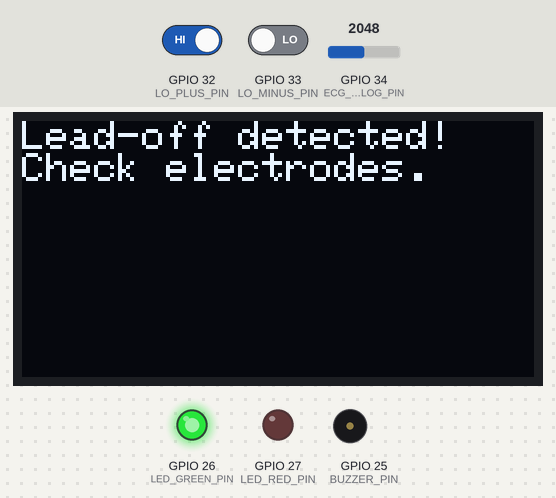
A sketch run on a simulated ESP32. Shown: 128×64 one-colour display, output pins drawn as LEDs (lit = HIGH), buzzer (waves = sounding, pin HIGH). The inputs (shaded band) are chosen by the test bench; at power-on: GPIO 32 (LO_PLUS_PIN) HIGH, GPIO 33 (LO_MINUS_PIN) LOW, GPIO 34 (ECG_ANALOG_PIN) = 2048. WiFi joins after 1.5 s; servers stay silent unless stated; what the sketch prints to the serial monitor is not drawn.

Above: at 2.7 s.
2.8 s: GPIO 32 (LO_PLUS_PIN) driven LOW
At 4.0 s:
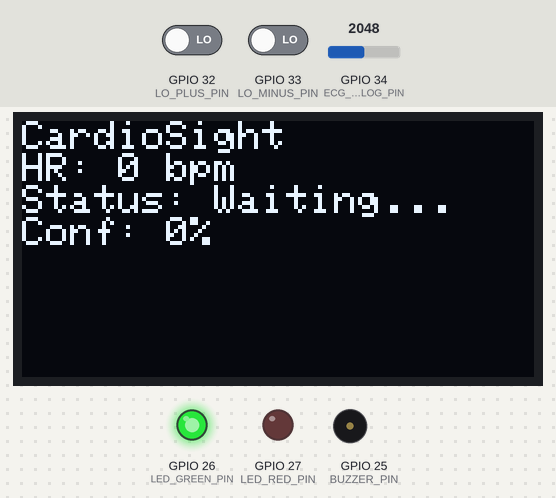
4.3 s: GPIO 32 (LO_PLUS_PIN) driven HIGH
At 5.3 s:
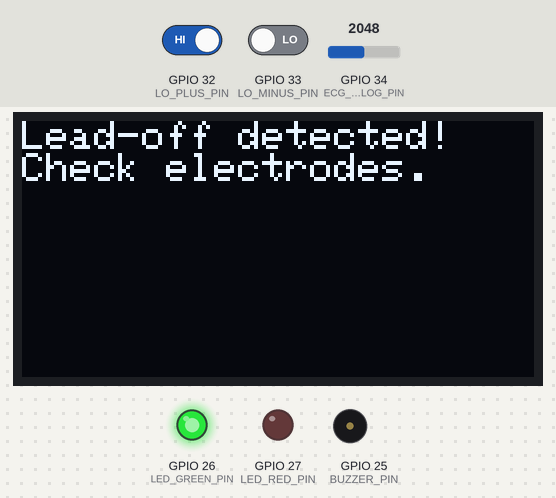
Timing chart, 0 to 7.3 s (numbered marks = the images above; inputs shaded):
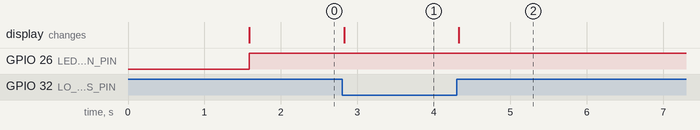

The sketch:

CardioSight_ESP32_firmware.ino
```cpp
/*
  =====================================================================
  CardioSight — ECG Acquisition, Transmission & Display Firmware
  Platform     : ESP32 Dev Board
  Sensor       : AD8232 Single-Lead ECG Front-End (or ADS1292R via SPI)
  Author       : <Your Name>
  College      : <Your College Name>
  =====================================================================

  FUNCTION:
  - Samples raw ECG from AD8232 analog output at a fixed rate (500 Hz)
  - Detects lead-off (electrode disconnect) using AD8232's LO+/LO- pins
  - Buffers ~4 seconds of samples and sends them to the Python ML
    backend (inference_server.py) over WiFi (HTTP POST)
  - Receives back a JSON prediction {label, confidence, heart_rate_bpm}
  - Displays heart rate + diagnostic label on the OLED
  - Drives a status LED (green=normal, red=abnormal) and buzzer alert
    when an arrhythmia / abnormal indication is returned

  LIBRARIES REQUIRED (Arduino IDE > Library Manager):
  - WiFi.h, HTTPClient.h (built-in with ESP32 board package)
  - ArduinoJson (for parsing the prediction response)
  - Adafruit_SSD1306 + Adafruit_GFX (OLED display)
  =====================================================================
*/

#include <WiFi.h>
#include <HTTPClient.h>
#include <ArduinoJson.h>
#include <Wire.h>
#include <Adafruit_GFX.h>
#include <Adafruit_SSD1306.h>

// ---------------------- USER CONFIG ---------------------------------
const char* WIFI_SSID     = "YOUR_WIFI_SSID";
const char* WIFI_PASSWORD = "YOUR_WIFI_PASSWORD";
const char* SERVER_URL    = "http://<YOUR_PC_IP>:5000/predict"; // inference_server.py --mode wifi

// ---------------------- PIN MAP --------------------------------------
#define ECG_ANALOG_PIN   34    // AD8232 OUTPUT
#define LO_PLUS_PIN      32    // AD8232 LO+ (lead-off detect)
#define LO_MINUS_PIN     33    // AD8232 LO-
#define LED_GREEN_PIN    26
#define LED_RED_PIN      27
#define BUZZER_PIN       25
#define OLED_SDA         21
#define OLED_SCL         22
#define SCREEN_WIDTH     128
#define SCREEN_HEIGHT     64

// ---------------------- SAMPLING CONFIG --------------------------------
const int SAMPLE_RATE_HZ   = 500;
const int BUFFER_SECONDS   = 4;
const int BUFFER_SIZE      = SAMPLE_RATE_HZ * BUFFER_SECONDS;   // 2000 samples
float ecgBuffer[BUFFER_SIZE];
int bufferIndex = 0;
unsigned long lastSampleMicros = 0;
const unsigned long SAMPLE_INTERVAL_US = 1000000UL / SAMPLE_RATE_HZ;

Adafruit_SSD1306 display(SCREEN_WIDTH, SCREEN_HEIGHT, &Wire, -1);

String lastLabel = "Waiting...";
float  lastHR    = 0;
float  lastConfidence = 0;

void setup() {
  Serial.begin(115200);

  pinMode(LO_PLUS_PIN, INPUT);
  pinMode(LO_MINUS_PIN, INPUT);
  pinMode(LED_GREEN_PIN, OUTPUT);
  pinMode(LED_RED_PIN, OUTPUT);
  pinMode(BUZZER_PIN, OUTPUT);
  digitalWrite(BUZZER_PIN, LOW);

  Wire.begin(OLED_SDA, OLED_SCL);
  if (!display.begin(SSD1306_SWITCHCAPVCC, 0x3C)) {
    Serial.println(F("OLED init failed"));
  }
  display.clearDisplay();
  display.setTextColor(SSD1306_WHITE);
  display.setTextSize(1);
  display.setCursor(0, 0);
  display.println("CardioSight Booting...");
  display.display();

  connectWiFi();
}

void loop() {
  // ---------- 1. Lead-off check ----------
  bool leadOff = (digitalRead(LO_PLUS_PIN) == HIGH) || (digitalRead(LO_MINUS_PIN) == HIGH);

  // ---------- 2. Sample ECG at fixed interval ----------
  unsigned long nowMicros = micros();
  if (!leadOff && (nowMicros - lastSampleMicros >= SAMPLE_INTERVAL_US)) {
    lastSampleMicros = nowMicros;
    int raw = analogRead(ECG_ANALOG_PIN);
    float voltage = (raw / 4095.0) * 3.3;
    ecgBuffer[bufferIndex++] = voltage;

    if (bufferIndex >= BUFFER_SIZE) {
      sendBufferForInference();
      bufferIndex = 0;  // reset buffer for next window
    }
  }

  // ---------- 3. Update display / alerts every loop ----------
  updateDisplay(leadOff);
  handleAlertOutputs();

  delay(2); // small yield; sampling handled via micros() timing above
}

// ---------------------- HELPER FUNCTIONS ------------------------------

void connectWiFi() {
  WiFi.begin(WIFI_SSID, WIFI_PASSWORD);
  Serial.print("Connecting to WiFi");
  int attempts = 0;
  while (WiFi.status() != WL_CONNECTED && attempts < 20) {
    delay(500);
    Serial.print(".");
    attempts++;
  }
  Serial.println(WiFi.status() == WL_CONNECTED ? "\nConnected!" : "\nWiFi failed - check credentials.");
}

void sendBufferForInference() {
  if (WiFi.status() != WL_CONNECTED) {
    Serial.println("WiFi not connected - skipping inference call.");
    return;
  }

  // Build compact JSON payload: {"samples":[v1,v2,...]}
  String payload = "{\"samples\":[";
  for (int i = 0; i < BUFFER_SIZE; i++) {
    payload += String(ecgBuffer[i], 4);
    if (i < BUFFER_SIZE - 1) payload += ",";
  }
  payload += "]}";

  HTTPClient http;
  http.begin(SERVER_URL);
  http.addHeader("Content-Type", "application/json");
  int httpCode = http.POST(payload);

  if (httpCode == 200) {
    String response = http.getString();
    StaticJsonDocument<256> doc;
    DeserializationError err = deserializeJson(doc, response);
    if (!err) {
      lastLabel      = doc["label"].as<String>();
      lastHR         = doc["heart_rate_bpm"].as<float>();
      lastConfidence = doc["confidence"].as<float>();
      Serial.printf("Prediction: %s | HR: %.1f bpm | Conf: %.2f\n",
                    lastLabel.c_str(), lastHR, lastConfidence);
    }
  } else {
    Serial.printf("HTTP POST failed, code: %d\n", httpCode);
  }
  http.end();
}

void updateDisplay(bool leadOff) {
  display.clearDisplay();
  display.setCursor(0, 0);
  display.setTextSize(1);

  if (leadOff) {
    display.println("Lead-off detected!");
    display.println("Check electrodes.");
    display.display();
    return;
  }

  display.println("CardioSight");
  display.printf("HR: %.0f bpm\n", lastHR);
  display.printf("Status: %s\n", lastLabel.c_str());
  display.printf("Conf: %.0f%%\n", lastConfidence * 100);
  display.display();
}

void handleAlertOutputs() {
  bool abnormal = (lastLabel != "Normal" && lastLabel != "Waiting...");

  digitalWrite(LED_GREEN_PIN, abnormal ? LOW : HIGH);
  digitalWrite(LED_RED_PIN, abnormal ? HIGH : LOW);
  digitalWrite(BUZZER_PIN, abnormal ? HIGH : LOW);
}
```

Measured:
- after the input at 2.8 s, the display: changes at once (image 1)
- after the input at 4.3 s, the display: changes at once (image 2)
